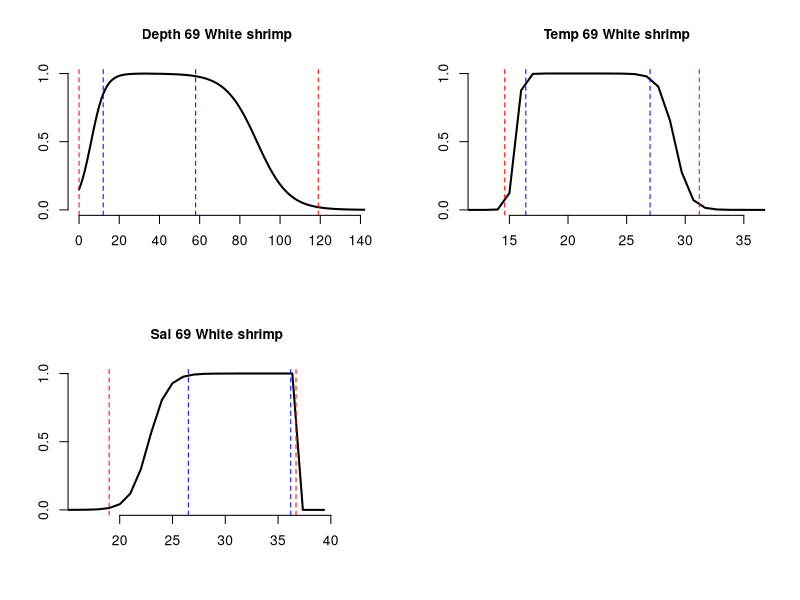

The R script that drew this image: (Note: this script raises an error after producing the figure.)

rm(list=ls()); gc()
fg_pref <- read.csv("./Ecospace-preference-functions/intermediate-ouput/fg-env-preference-parameters-adjusted.csv")
dir_out <- "./Ecospace-preference-functions/output-for-Ecospace/"

## -----------------------------------------------------------------------------
##
## Logistic function

doublelogistic <- function(max = 400, steps = 400, range = 'wide', min_abs, min_prf, max_prf, max_abs){ 

  #j = 42; max = 30; steps = 1200; range = 'nar'; min_abs = fg_pref$SalinityMin[j]; min_prf = fg_pref$SalinityPrefMin[j]; max_prf = fg_pref$SalinityPrefMax[j]; max_abs = fg_pref$SalinityMax[j]
  #j = 39; max = 30; steps = 1200; range = 'wide'; min_abs = fg_pref$DepthMin[j]; min_prf = fg_pref$DepthPrefMin[j]; max_prf = fg_pref$DepthPrefMax[j]; max_abs = fg_pref$DepthMax[j]
  mid_prf <- min_prf + (max_prf - min_prf) / 2 ## Midpoint. Change from increasing to decreasing logistic function
  mid <- ifelse(mid_prf > max, max, mid_prf)
  step_size <-  max / steps
  x1  <- seq(0, mid-step_size, by = step_size)
  x2  <- seq(mid, max, by = step_size)
  r1  <- min_prf - min_abs 
  r2  <- max_abs - max_prf 
  C1  <- min_abs + r1 / 2
  C2  <- max_prf + r2 / 2
  B1  <- ifelse(range == 'wide', 1/sqrt(r1), 1/log10(r1)) ## If range is 'wide', curve shape inversely proportional to range size
  B2  <- ifelse(range == 'wide', 1/sqrt(r2), 1/log10(r2))
  if(B1 < 0) B1 = Inf
  if(B2 < 0) B2 = Inf
  S   <- 1
  A1 = 0; D1 = 1; A2 = 1; D2 = 0
  
  ## Logistic equations
  f1 <- function(x)     1 / (1 + exp(B1*(C1-x)))^S ## Increasing logistic eq.
  f2 <- function(x) 1 - 1 / (1 + exp(B2*(C2-x)))^S ## Decreasing logistic eq.
  ## 1 = value of the horizontal asymptote when x→−∞
  ## 0 = value of the horizontal asymptote when x→+∞
  ## B describes how rapidly the curve makes its transition between the two asymptotes
  ## S describes the asymmetry of the curve. The curve is symmetric when S=1. 
  ## C is a location parameter, which does not have a nice interpretation, 
  ##   unless S=1 when the curve has an inflection point at x=C.
  ##   In the case when S=1, C is the value of x for which f(x) is the midpoint between the two asymptotes
  
  y1 <- f1(x1)
  y2 <- f2(x2)
  out <- data.frame(x = c(x1, x2), y = c(y1, y2))
  out <- out[1:steps, ] 
  return(out)
}

plot_pref_func <- function(p1, p2, p3, p4, fg_num, fg_name,
                           max = 400, xmin = 0, scale_xaxis = 'y', range = 'wide', driver = '') {
  pref_func <- doublelogistic(max = max, steps = max, range = range, p1, p2, p3, p4)
  xlim <- ifelse(p4 < max, p4+p4*0.15, max)
  xmax <- ifelse(scale_xaxis == 'y', xlim, max)
  xmin <- ifelse(scale_xaxis == 'y', p1-p1*0.15, 0)
  plot(pref_func$x, pref_func$y, 
       main = paste(driver, fg_num, fg_name),
       type = "l", ylab = "", xlab = "", cex.main = 1, bty = 'n',
       xlim = c(xmin, xmax), ylim = c(0,1), yaxt='n', lwd=2)
  axis(side = 2, at=c(0,0.5,1))
  abline(v = p1,  col = "red", lty = "dashed")
  abline(v = p2,  col = "blue", lty = "dashed")
  abline(v = p3,  col = "blue", lty = "dashed")
  abline(v = p4,  col = "red", lty = "dashed")
}

## Test preference functions -------------------------
j = 65
par(mfrow=c(2,2))
plot_pref_func(fg_pref$DepthMin[j], fg_pref$DepthPrefMin[j], 
               fg_pref$DepthPrefMax[j], fg_pref$DepthMax[j], 
               fg_num = fg_pref$EwE_num[j], 
               fg_name = fg_pref$EwE_name[j],
               max = 400, scale_xaxis = 'y', range = 'wide',
               driver = "Depth")

plot_pref_func(fg_pref$TempMin[j], fg_pref$TempPrefMin[j], 
               fg_pref$TempPrefMax[j], fg_pref$TempMax[j], 
               fg_num = fg_pref$EwE_num[j], 
               fg_name = fg_pref$EwE_name[j],
               max = 40, scale_xaxis = 'y', range = 'nar',
               driver = "Temp")

plot_pref_func(fg_pref$SalinityMin[j], fg_pref$SalinityPrefMin[j], 
               fg_pref$SalinityPrefMax[j], fg_pref$SalinityMax[j], 
               fg_num = fg_pref$EwE_num[j], 
               fg_name = fg_pref$EwE_name[j],
               max = 40, scale_xaxis = 'y', range = 'nar',
               driver = "Sal")


## -----------------------------------------------------------------------------
##
## Make matrices for Ecospace

## Depth -----------------------------------------------------------------------
driver = "Depth"
range = "wide"
max = 551
n_steps = 1200

## Make depth preferences
fg_pref$EwE_name; nrow(fg_pref)

## Make depth preference matrix
depth_mat = matrix(nrow = 1203, ncol = nrow(fg_pref))
row.names(depth_mat) = c("Name", "Left_limit", "Right_limit", 1:1200)
colnames(depth_mat) = fg_pref$EwE_name
#maxmapdepth = 1083

## Loop through functional groupos
for (i in 1:ncol(depth_mat)){
  #  i = 2
  absmin = fg_pref$DepthMin[i]
  prfmin = fg_pref$DepthPrefMin[i]
  prfmax = fg_pref$DepthPrefMax[i]
  absmax = fg_pref$DepthMax[i]
  
  pref_func <- doublelogistic(max = max, steps = n_steps, range = range, 
                              absmin, prfmin, prfmax, absmax)
  
  name = paste0(driver, "_", fg_pref$EwE_num[i], "_", 
                gsub("[[:space:]]", "-", fg_pref$EwE_name[i]))
  print(name)
  outvec = c(name, 0, max, pref_func$y)
  depth_mat[ ,i] = outvec[1:1203]
}

## Write out depth matrix for Ecospace
write.csv(depth_mat, paste0(dir_out, driver, "-pref-func-", ncol(depth_mat), "fg-", "max", max, "-", n_steps, "L.csv"), row.names = T)

## -----------------------------------------------------------------------------
## Temperature 
driver = "Temp"
range = "nar"
max = 40
n_steps = 1200

## Make preference matrix
pref_mat = matrix(nrow = 1203, ncol = nrow(fg_pref))
row.names(pref_mat) = c("Name", "Left_limit", "Right_limit", 1:1200)
colnames(pref_mat) = fg_pref$EwE_name

## Loop through functional groupos
for (i in 1:ncol(pref_mat)){
  #  i = 2
  absmin = fg_pref$TempMin[i]
  prfmin = fg_pref$TempPrefMin[i]
  prfmax = fg_pref$TempPrefMax[i]
  absmax = fg_pref$TempMax[i]
  
  pref_func <- doublelogistic(max = max, steps = n_steps, range = range, 
                              absmin, prfmin, prfmax, absmax)
  
  name = paste0(driver, "_", fg_pref$EwE_num[i], "_", 
                gsub("[[:space:]]", "-", fg_pref$EwE_name[i]))
  print(name)
  outvec = c(name, 0, max, pref_func$y)
  pref_mat[ ,i] = outvec[1:1203]
}

## Write out depth matrix for Ecospace
write.csv(pref_mat, paste0(dir_out, driver, "-pref-func-", ncol(depth_mat), "fg-", "max", max, "-", n_steps, "L.csv"), row.names = T)

## -----------------------------------------------------------------------------
## Salinity 
driver = "Sal"
range = "nar"
max = 40
n_steps = 1200

## Make preference matrix
pref_mat = matrix(nrow = 1203, ncol = nrow(fg_pref))
row.names(pref_mat) = c("Name", "Left_limit", "Right_limit", 1:1200)
colnames(pref_mat) = fg_pref$EwE_name

## Loop through functional groupos
for (i in 1:ncol(pref_mat)){
  #  i = 2
  absmin = fg_pref$SalinityMin[i]
  prfmin = fg_pref$SalinityPrefMin[i]
  prfmax = fg_pref$SalinityPrefMax[i]
  absmax = fg_pref$SalinityMax[i]
  
  pref_func <- doublelogistic(max = max, steps = n_steps, range = range, 
                              absmin, prfmin, prfmax, absmax)
  
  name = paste0(driver, "_", fg_pref$EwE_num[i], "_", 
                gsub("[[:space:]]", "-", fg_pref$EwE_name[i]))
  print(name)
  outvec = c(name, 0, max, pref_func$y)
  pref_mat[ ,i] = outvec[1:1203]
}

## Write out depth matrix for Ecospace
write.csv(pref_mat, paste0(dir_out, driver, "-pref-func-", ncol(depth_mat), "fg-", "max", max, "-", n_steps, "L.csv"), row.names = T)

## -----------------------------------------------------------------------------
## Make plots
nwide = 6
nhigh = 6
pg_plts = nwide * nhigh
n_plots = nrow(fg_pref) * 3
max_depth = 400
max_temp = 40
max_sal = 40

w = 8.5
h = 11 
pdf("./Ecospace-preference-functions/figures/Pref-functions-depth-temp-sal.pdf", width = w, height = h, 
    onefile = T)
for(i in seq(1, n_plots, pg_plts)) {
  par(mfrow=c(6,6))
  for(j in seq(i, i+35)) {
    plot_pref_func(fg_pref$DepthMin[j], fg_pref$DepthPrefMin[j], 
                   fg_pref$DepthPrefMax[j], fg_pref$DepthMax[j], 
                   fg_num = fg_pref$EwE_num[j], 
                   fg_name = fg_pref$EwE_name[j],
                   max = max_depth, scale_xaxis = 'y', range = 'wide',
                   driver = "Depth")
    
    plot_pref_func(fg_pref$TempMin[j], fg_pref$TempPrefMin[j], 
                   fg_pref$TempPrefMax[j], fg_pref$TempMax[j], 
                   fg_num = fg_pref$EwE_num[j], 
                   fg_name = fg_pref$EwE_name[j],
                   max = max_temp, scale_xaxis = 'y', range = 'nar',
                   driver = "Temp")
    
    plot_pref_func(fg_pref$SalinityMin[j], fg_pref$SalinityPrefMin[j], 
                   fg_pref$SalinityPrefMax[j], fg_pref$SalinityMax[j], 
                   fg_num = fg_pref$EwE_num[j], 
                   fg_name = fg_pref$EwE_name[j],
                   max = max_sal, scale_xaxis = 'y', range = 'nar',
                   driver = "Sal")
  }
}
dev.off()


par(mfrow=c(6,6))
for(j in 1:12){
  plot_pref_func(fg_pref$DepthMin[j], fg_pref$DepthPrefMin[j], 
                 fg_pref$DepthPrefMax[j], fg_pref$DepthMax[j], 
                 fg_num = fg_pref$EwE_num[j], 
                 fg_name = fg_pref$EwE_name[j],
                 max = max_depth, scale_xaxis = 'y', range = 'wide',
                 driver = "Depth")
  
  plot_pref_func(fg_pref$TempMin[j], fg_pref$TempPrefMin[j], 
                 fg_pref$TempPrefMax[j], fg_pref$TempMax[j], 
                 fg_num = fg_pref$EwE_num[j], 
                 fg_name = fg_pref$EwE_name[j],
                 max = max_temp, scale_xaxis = 'y', range = 'nar',
                 driver = "Temp")
  
  plot_pref_func(fg_pref$SalinityMin[j], fg_pref$SalinityPrefMin[j], 
                 fg_pref$SalinityPrefMax[j], fg_pref$SalinityMax[j], 
                 fg_num = fg_pref$EwE_num[j], 
                 fg_name = fg_pref$EwE_name[j],
                 max = max_sal, scale_xaxis = 'y', range = 'nar',
                 driver = "Sal")
}





## Plot depth with varying X-axis (depth) --------------------------------------
max = 400
w = 8.5
h = 11 
pdf("./Ecospace-preference-functions/figures/Depth-pref-dbl-logistic_xaxis-set.pdf", width = w, height = h, 
    onefile = T)
par(mfrow=c(6,6))

max <- 400
for(j in 1:36){
  i = 1
  p1 <- fg_pref$DepthMin[j] 
  p2 <- fg_pref$DepthPrefMin[j] 
  p3 <- fg_pref$DepthPrefMax[j] 
  p4 <- fg_pref$DepthMax[j] 
  plot_preference_function(p1, p2, p3, p4, 
                           fg_num = fg_pref$EwE_num[j], 
                           fg_name = fg_pref$EwE_name[j],
                           max = max, scale_xaxis = 'n', range = 'wide')
}

for(j in 37:72){
  p1 <- fg_pref$DepthMin[j] 
  p2 <- fg_pref$DepthPrefMin[j] 
  p3 <- fg_pref$DepthPrefMax[j] 
  p4 <- fg_pref$DepthMax[j] 
  plot_preference_function(p1, p2, p3, p4, 
                           fg_num = fg_pref$EwE_num[j], 
                           fg_name = fg_pref$EwE_name[j],
                           max = max, 
                           scale_xaxis = 'n')
}
dev.off()



## Temperature -----------------------------------------------------------------
pdf("./Ecospace-preference-functions/figures/Temp-pref-dbl-logistic.pdf", width = w, height = h, 
    onefile = T)

max = 34
par(mfrow=c(6,6))
for(j in 1:36){
  p1 <- fg_pref$TempMin[j] 
  p2 <- fg_pref$TempPrefMin[j] 
  p3 <- fg_pref$TempPrefMax[j] 
  p4 <- fg_pref$TempMax[j] 
  plot_preference_function(p1, p2, p3, p4, 
                           fg_num = fg_pref$EwE_num[j], 
                           fg_name = fg_pref$EwE_name[j],
                           max = max, 
                           scale_xaxis = 'n')
}

for(j in 37:72){
  p1 <- fg_pref$TempMin[j] 
  p2 <- fg_pref$TempPrefMin[j] 
  p3 <- fg_pref$TempPrefMax[j] 
  p4 <- fg_pref$TempMax[j] 
  plot_preference_function(p1, p2, p3, p4, 
                           fg_num = fg_pref$EwE_num[j], 
                           fg_name = fg_pref$EwE_name[j],
                           max = max, 
                           scale_xaxis = 'n')
}
dev.off()


## Salinity -----------------------------------------------------------------
pdf("./Ecospace-preference-functions/figures/Salinity-pref-dbl-logistic.pdf", width = w, height = h, 
    onefile = T)

max(fg_pref$SalinityMax[j])
max = 38
par(mfrow=c(6,6))
for(j in 1:36){
  p1 <- fg_pref$SalinityMin[j] 
  p2 <- fg_pref$SalinityPrefMin[j] 
  p3 <- fg_pref$SalinityPrefMax[j] 
  p4 <- fg_pref$SalinityMax[j] 
  plot_preference_function(p1, p2, p3, p4, 
                           fg_num = fg_pref$EwE_num[j], 
                           fg_name = fg_pref$EwE_name[j],
                           max = max, xmin = 15,
                           scale_xaxis = 'y')
}

for(j in 37:72){
  p1 <- fg_pref$SalinityMin[j] 
  p2 <- fg_pref$SalinityPrefMin[j] 
  p3 <- fg_pref$SalinityPrefMax[j] 
  p4 <- fg_pref$SalinityMax[j] 
  plot_preference_function(p1, p2, p3, p4, 
                           fg_num = fg_pref$EwE_num[j], 
                           fg_name = fg_pref$EwE_name[j],
                           max = max, xmin = 15,
                           scale_xaxis = 'y')
}
dev.off()


